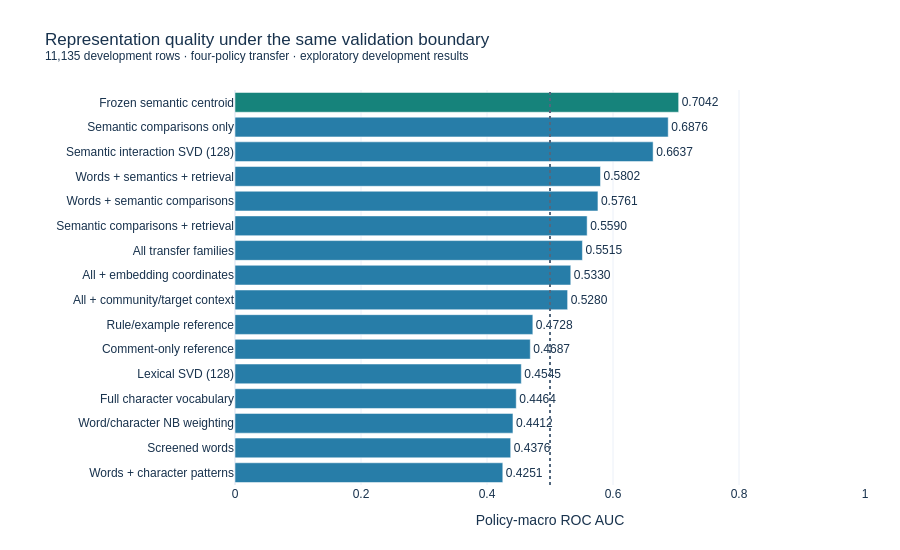

Notebook code for this chart:
### Markdown cell above
## What the expanded research measured
Thirty-four fixed trained configurations share seven purged splits. The feature study adds/removes major families, checks full versus screened representations, and tests training-only NB/SVD controls. Frozen semantic scores are untrained comparison baselines. The 43,576-row reserve remains outside model selection.

The frozen semantic centroid reaches **0.7042 transfer AUC**, versus **0.4728** for the matched lexical reference. Its log loss improves from 0.8126 to 0.6237. Most of the gain comes from avoiding reversed lexical ranking on illegal-activity promotion; legal and medical advice remain difficult. The all-transfer model reaches 0.7989 on familiar policies but only 0.5515 on transfer.

Policy-macro AUC is the primary competition-oriented metric. These are post-competition development results, not a Kaggle score.

### Code cell
display_expanded(root, "comparison")
summary = metric_table(expanded["results"] + retrieval["results"], heldout=True).sort_values("Rule macro AUC", ascending=False)
display(summary.head(10))

### Figure 1 — Plotly figure (JSON) as saved in the notebook; plotly's stock layout.template omitted (floating-point values rounded to 4 significant figures)
{"data": [{"marker": {"color": ["#277da8", "#277da8", "#277da8", "#277da8", "#277da8", "#277da8", "#277da8", "#277da8", "#277da8", "#277da8", "#277da8", "#277da8", "#277da8", "#277da8", "#277da8", "#16837b"]}, "orientation": "h", "text": ["0.4251", "0.4376", "0.4412", "0.4464", "0.4545", "0.4687", "0.4728", "0.5280", "0.5330", "0.5515", "0.5590", "0.5761", "0.5802", "0.6637", "0.6876", "0.7042"], "textposition": "outside", "type": "bar", "x": [0.4251, 0.4376, 0.4412, 0.4464, 0.4545, 0.4687, 0.4728, 0.528, 0.533, 0.5515, 0.559, 0.5761, 0.5802, 0.6637, 0.6876, 0.7042], "y": ["Words + character patterns", "Screened words", "Word/character NB weighting", "Full character vocabulary", "Lexical SVD (128)", "Comment-only reference", "Rule/example reference", "All + community/target context", "All + embedding coordinates", "All transfer families", "Semantic comparisons + retrieval", "Words + semantic comparisons", "Words + semantics + retrieval", "Semantic interaction SVD (128)", "Semantic comparisons only", "Frozen semantic centroid"]}], "layout": {"font": {"color": "#18324d", "family": "Arial", "size": 12}, "height": 550, "margin": {"b": 65, "l": 235, "r": 35, "t": 90}, "shapes": [{"line": {"color": "#52677d", "dash": "dot"}, "type": "line", "x0": 0.5, "x1": 0.5, "xref": "x", "y0": 0, "y1": 1, "yref": "y domain"}], "title": {"text": "Representation quality under the same validation boundary<br><sup>11,135 development rows · four-policy transfer · exploratory development results</sup>"}, "xaxis": {"range": [0, 1], "title": {"text": "Policy-macro ROC AUC"}}}}
